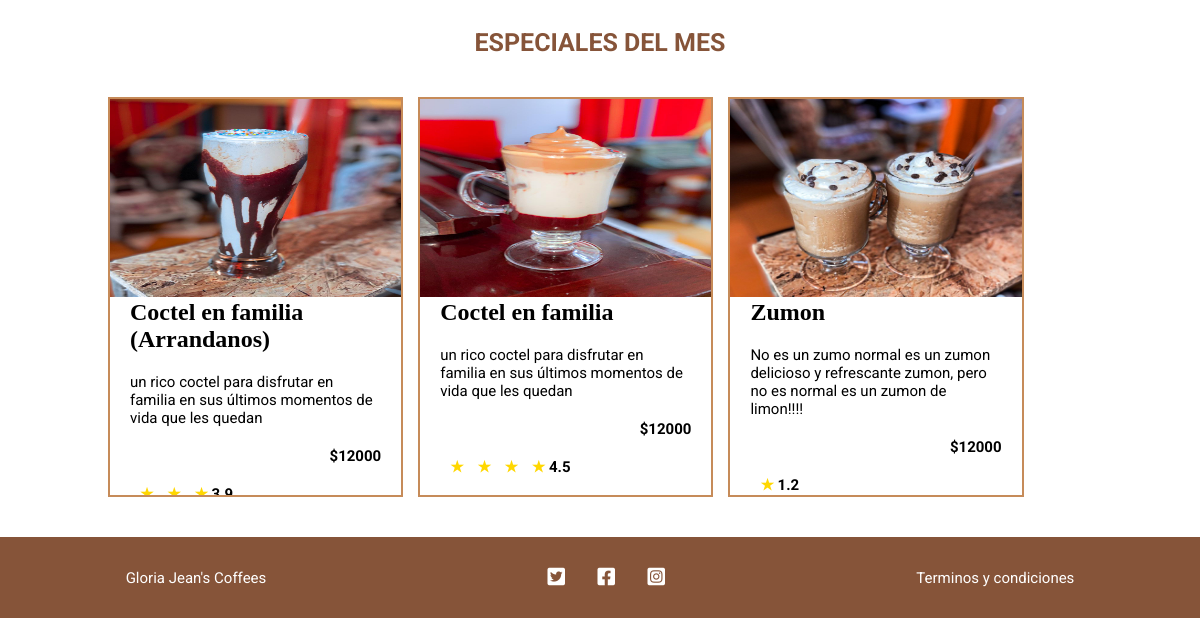
Page /principal/ (lower part) on the earlier database version.
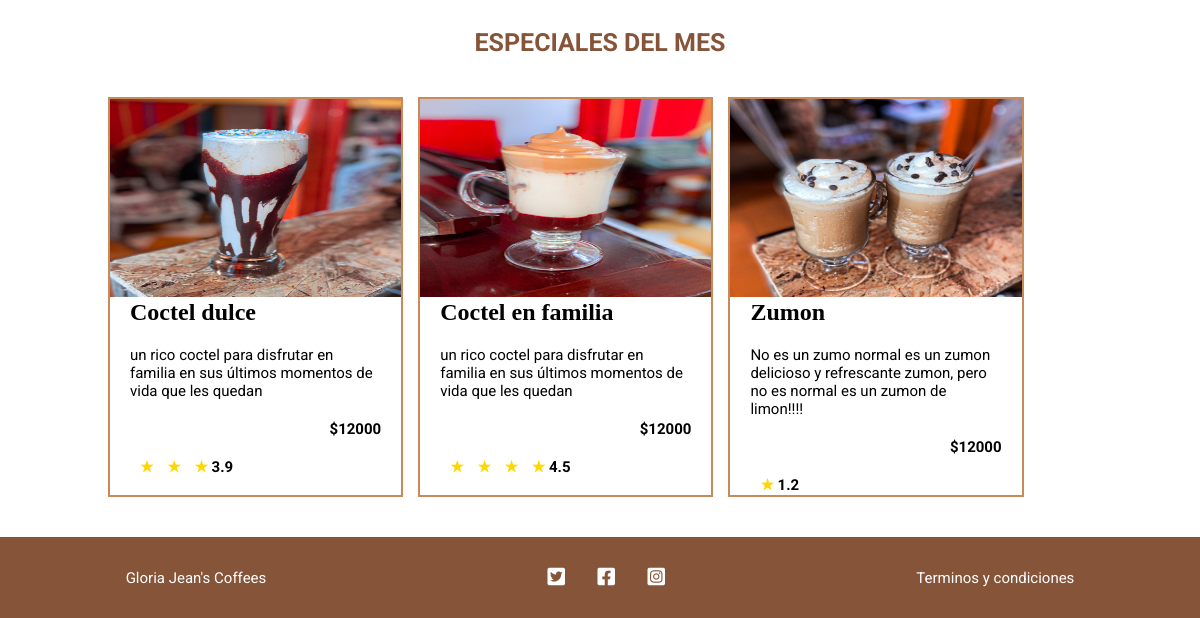
Same page on the later database version.
### tables this page shows
CREATE TABLE plato (cod_plato INTEGER PRIMARY KEY AUTOINCREMENT NOT NULL UNIQUE, imagen STRING DEFAULT (0), nombre STRING (100) NOT NULL UNIQUE, tipo STRING (50) DEFAULT bebida NOT NULL, calificacion DECIMAL (2) DEFAULT (4.2), descripcion STRING (200) NOT NULL, valor DECIMAL NOT NULL DEFAULT (0));

### app.py (the view)
@app.route("/")
@app.route("/index/")
@app.route("/home/")
@app.route("/principal/")
def index():
    sql = f'SELECT *FROM plato LIMIT 6'
    res = seleccion(sql)
    sql3 = f'SELECT *FROM plato ORDER BY cod_plato DESC LIMIT 3'
    res3 = seleccion(sql3)
    return render_template('index.html', res=res, res3=res3)

### conexion.py (called while the page is built)
def seleccion(sql) -> list:
    try:
        with sqlite3.connect(URL_DB) as con:
            cur = con.cursor()
            res = cur.execute(sql).fetchall()
    except Exception:
        res = None
    return res

### templates/index.html (shortened to what this page needs)
{% extends 'base.html' %}
{% block cuerpo %}
    <section class="especiales">
        <h2 class="product">Especiales del Mes </h2>
        <div class="content-box">
          {% for i in res3  %}
          <div class="box">
            <a href="/producto/?plate={{ i[2] }}"><img src="{{url_for('static',filename=i[1])}}" class="img" alt="plato2" /></a>
            <div class="contenido">
              <h1 class="name-plate">{{ i[2] }}</h1>
              <p class="description"> {{ i[5]}} </p>
              <p class="precio">${{ i[6] }}</p>
              <div class="estrellas">
                {% for y in range(i[4]|int) %}
                <a class="estrella">&#9733 {% endfor %}<span class="puntaje">  {{ i[4] }}</span></a>
              </div>
            </div>
          </div>
          {% endfor %}
        </div>
        </section>
            <footer>
              <section class="footer">
                <a href="#" class="logo">Gloria Jean's Coffees</a>
                <div class="icon-social">
                  <a href="https://twitter.com/?lang=es"><i class="fab fa-twitter-square"></i></a>
                  <a href="https://es-la.facebook.com/"><i class="fab fa-facebook-square"></i></a>
                  <a href="https://www.instagram.com/?hl=es"><i class="fab fa-instagram-square"></i></a>
                </div>
                <a href="/terms_conditions/">Terminos y condiciones</a>
              </section>
            </footer>
{% endblock %}

Differences in the rows shown:
changed plato: nombre "Coctel en familia (Arrandanos)" → "Coctel dulce"
